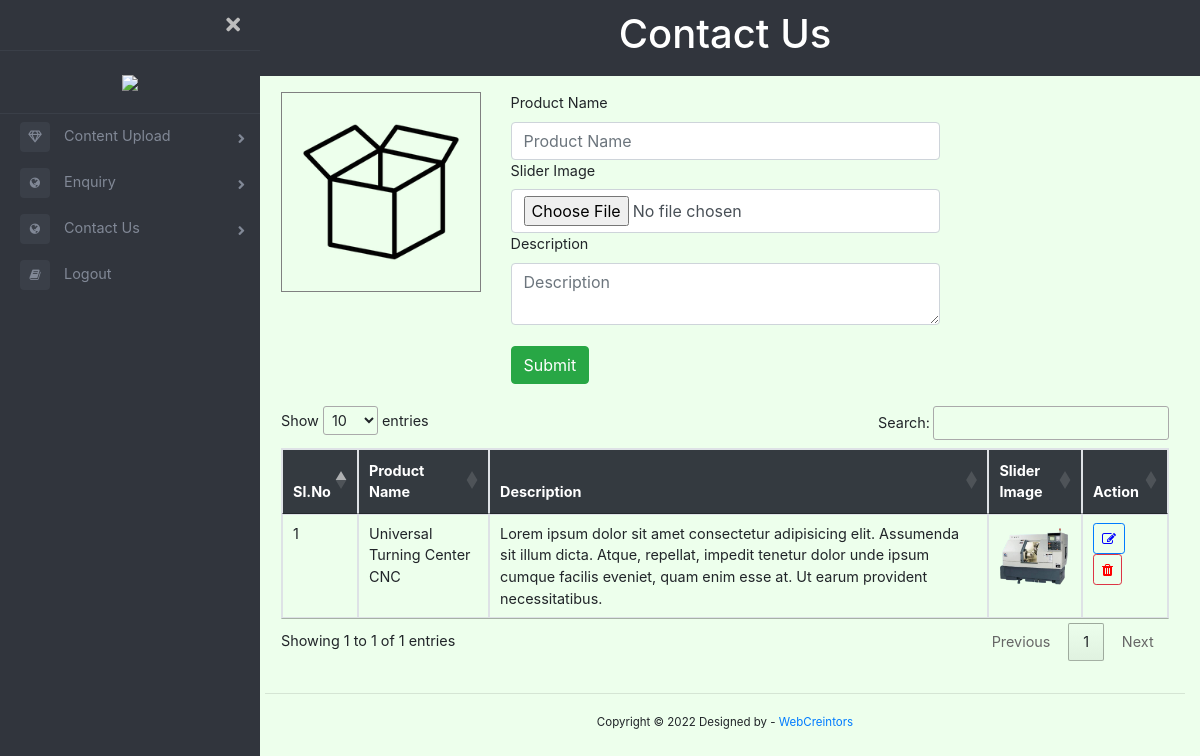
The app's page /admin/futureproduct.php (signed in) with its own data.
### tables this page shows
CREATE TABLE `future_product` (
  `fproduct_id` int(11) NOT NULL,
  `product_name` varchar(255) NOT NULL,
  `description` text NOT NULL,
  `product_img` varchar(255) NOT NULL
);

### admin/futureproduct.php (the view, shortened to what this page needs)
<?php
$product_name = '';
$src='images/upload/avatar.png';
?>
<?php include "header.php" ?>
<main class="page-content">
    <div class="page-content-div1">
        <h1 class="text-center">Contact Us</h1>
    </div>
    <div class="container-fluid">
        <div class="container p-3">
            <div class="row">
                <div class="col-md-3">
                    <img id="previewImg" style="border:1px solid grey;height:200px;width:100%" src="../<?php echo $src?>" class="img-fluid">
                </div>
                <div class="col-md-6">
                    <form method="post" action="" enctype="multipart/form-data">
                        <label>Product Name</label>
                        <input type="text" value="<?php echo $product_name?>" placeholder="Product Name" class="form-control" name="product_name" />
                        <label>Slider Image</label>
                        <input type="file" onchange="previewFile(this);" class="form-control" name="product_img" />
                        <label>Description</label>
                        <textarea class="form-control"placeholder="Description" name="description"><?php echo $description?></textarea><br/>
                        <button type="submit" name="product_submit" class="btn btn-success">Submit</button>
                    </form>
                </div>
                <div class="col-md-3"></div>
            </div><br/>
            <div class="table-responsive">
                <table id="contactus" class="table table-bordered">
                    <thead>
                        <tr class="bg-dark text-white">
                            <th>Sl.No</th>
                            <th>Product Name</th>
                            <th>Description</th>
                            <th>Slider Image</th>
                            <th>Action</th>
                        </tr>
                    </thead>
                    <tbody>
                        <?php
                        $i = 1;
                        $sql2 = "SELECT * FROM `future_product`";
                        $result1 = $conn->query($sql2);
                        while ($row = $result1->fetch_assoc()) {
                        ?>
                            <tr>
                                <td><?php echo $i; ?></td>
                                <td><?php echo $row['product_name']; ?></td>
                                <td><?php echo $row['description']?></td>
                                <td><img width="100px" height="100px" src="../<?php echo $row['product_img']; ?>" class="img-fluid" /></td>
                                <td><a href="futureproduct.php?fproduct_id=<?php echo $row['fproduct_id'] ?>" class="action-icon btn btn-sm btn-outline-primary"><i class="fa fa-pencil-square-o" aria-hidden="true"></i></a>&nbsp <a  onClick="javascript: return confirm('Please confirm deletion');"  href="deletefutureproduct.php?fproduct_id=<?php echo $row['fproduct_id'] ?>" class="action-icon1 btn btn-sm btn-outline-danger"><i class="fa fa-trash" aria-hidden="true"></i></a></td>
                            </tr>
                        <?php $i++;
                        } ?>
                    </tbody>
                </table>
            </div>
        </div>
        <hr>
        <?php include "footer.php" ?>

### admin/style.css (style rules this page uses)
* { margin:0; padding:0; }
body { font-size: 0.9rem; }
.page-wrapper .sidebar-wrapper, .sidebar-wrapper .sidebar-brand > a, .sidebar-wrapper .sidebar-dropdown > a:after, .sidebar-wrapper .sidebar-menu .sidebar-dropdown .sidebar-submenu li a:before, .sidebar-wrapper ul li a i, .page-wrapper .page-content, .sidebar-wrapper .sidebar-search input.search-menu, .sidebar-wrapper .sidebar-search .input-group-text, .sidebar-wrapper .sidebar-menu ul li a, #show-sidebar, #close-sidebar { -webkit-transition: all 0.3s ease; -moz-transition: all 0.3s ease; -ms-transition: all 0.3s ease; -o-transition: all 0.3s ease; transition: all 0.3s ease; }
@media screen and (min-width: 768px) { .page-wrapper.toggled .page-content { padding-left: 250px; padding-top:0px; } }
.page-wrapper .page-content { display: inline-block; width: 100%; padding-left: 0px; padding-top: 20px; }
.page-wrapper .page-content > .page-content-div1 { padding: 10px 40px; background-color:#31353D; color:white; }
.page-wrapper .page-content { overflow-x: hidden; }
.action-icon { color:blue; }
.action-icon1 { color:red; }

### records on screen
future_product: product_name "Universal Turning Center CNC", description "Lorem ipsum dolor sit amet consectetur adipisicing elit. Assumenda sit illum dicta. Atque, repellat, impedit tenetur dolor unde ipsum cumque facilis eveniet, quam enim esse at. Ut earum provident necessitatibus.", product_img (picture)
